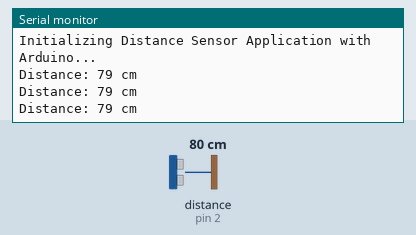
The sketch below on a simulated Arduino Uno, built with avr-gcc and run on an emulated ATmega328P. Shown: the last lines printed to the serial monitor. Wiring (inferred from the names in the program): ultrasonic range finder: trigger pin 4; echo pin 2. The inputs (shaded band) are chosen by the test bench; at power-on: distance to the obstacle (sensor on pin 2) 80 cm. The echo pulse lasts 58.3 µs per cm.

Above: at 4.2 s.
4.3 s: distance to the obstacle (sensor on pin 2) set to 2 cm
At 4.9 s:
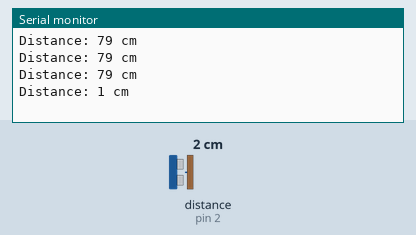
5.8 s: distance to the obstacle (sensor on pin 2) set to 4 cm
At 6.4 s:
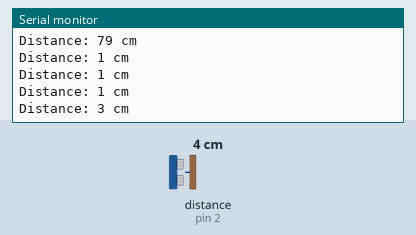
Timing chart, 0 to 8.8 s (numbered marks = the images above; inputs shaded):
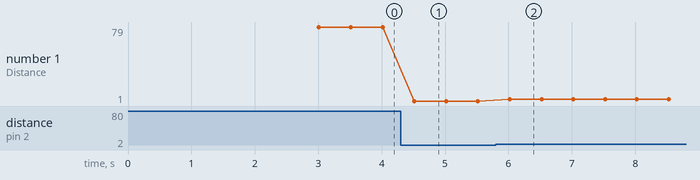

The sketch:

mesafe.ino
```cpp
#define trigPin 4
#define echoPin 2
long distance;
long duration;

void setup() {
  Serial.begin(9600);
  pinMode(trigPin, OUTPUT);
  pinMode(echoPin, INPUT);

  Serial.println("Initializing Distance Sensor Application with Arduino...");
  delay(3000);
}

void loop() {
  digitalWrite(trigPin, LOW);
  delayMicroseconds(2);
  digitalWrite(trigPin, HIGH);
  delayMicroseconds(10);
  digitalWrite(trigPin, LOW);

  duration = pulseIn(echoPin, HIGH);

  distance = (duration / 2) * 0.0343;
  Serial.print("Distance: ");
  Serial.print(distance);
  Serial.println(" cm");
  delay(500);
}
```

Measured:
- after the input at 4.3 s, the serial monitor: prints a new line after 0.22 s (image 1)
- after the input at 5.8 s, the serial monitor: prints a new line after 0.22 s (image 2)
- plotted number 1: 79 → 1 after the input at 4.3 s, 1 → 3 after the input at 5.8 s
